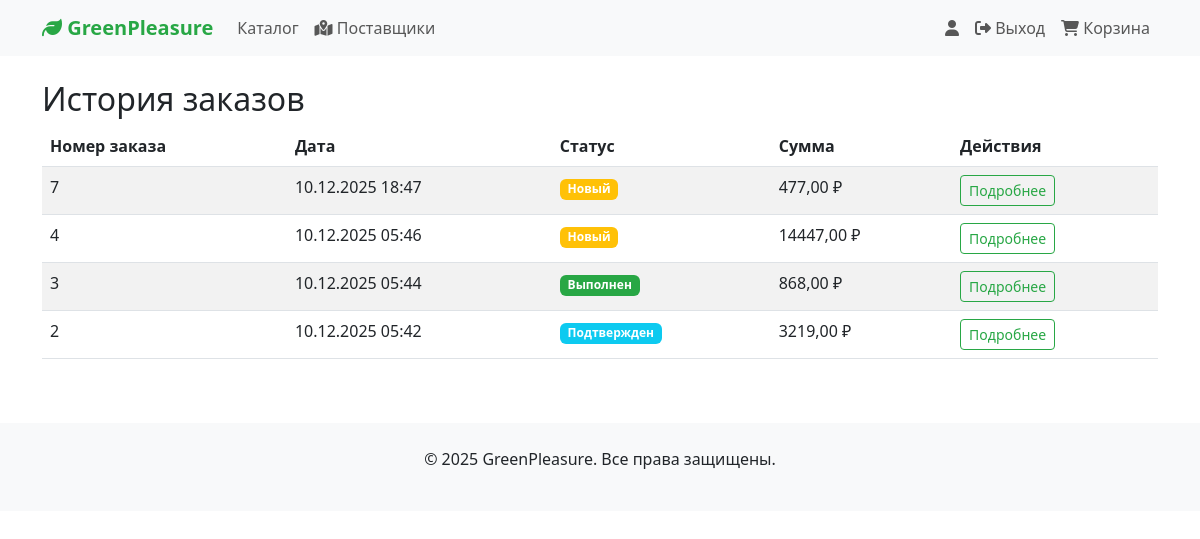
/orders/orders/ (signed in), run on the app's committed database.
### orders/models.py (models this page shows, shortened)
class Order(models.Model):
    STATUS_CHOICES = (
        ('new', 'Новый'),
        ('confirmed', 'Подтвержден'),
        ('completed', 'Выполнен'),
    )
    user = models.ForeignKey(User, on_delete=models.CASCADE, verbose_name="Пользователь")
    phone = models.CharField(max_length=20, verbose_name="Телефон")
    address = models.TextField(verbose_name="Адрес")
    created_at = models.DateTimeField(auto_now_add=True, verbose_name="Дата создания")
    status = models.CharField(max_length=20, choices=STATUS_CHOICES, default='new', verbose_name="Статус")
    class Meta:
        verbose_name = "Заказ"
        verbose_name_plural = "Заказы"
        ordering = ['-created_at']
    def total_price(self):
        return sum(item.price_at_order * item.quantity for item in self.items.all())

class OrderItem(models.Model):
    order = models.ForeignKey(Order, related_name='items', on_delete=models.CASCADE, verbose_name="Заказ")
    product = models.ForeignKey(Product, on_delete=models.CASCADE, verbose_name="Товар")
    quantity = models.PositiveIntegerField(default=1, verbose_name="Количество")
    price_at_order = models.DecimalField(max_digits=10, decimal_places=2, verbose_name="Цена на момент заказа")
    class Meta:
        verbose_name = "Элемент заказа"
        verbose_name_plural = "Элементы заказа"

### orders/views.py (the view)
# urls.py: path('orders/', OrderListView.as_view(), name='order_list'),
class OrderListView(LoginRequiredMixinWithMessage, ListView):
    model = Order
    template_name = 'orders/order_list.html'
    context_object_name = 'orders'
    paginate_by = 10
    def get_queryset(self):
        return Order.objects.filter(user=self.request.user).prefetch_related('items__product').order_by('-created_at')

### orders/context_processors.py (called while the page is built)
def cart_context_processor(request):
    cart = request.session.get('cart', {})
    cart_count = sum(item['quantity'] for item in cart.values())
    cart_total = sum(float(item['price']) * item['quantity'] for item in cart.values())
    return {
        'cart_count': cart_count,
        'cart_total': cart_total
    }

### orders/mixins.py (called while the page is built)
    def dispatch(self, request, *args, **kwargs):
        if not request.user.is_authenticated:
            messages.info(request, "Для оформления заказа войдите в систему")
            return self.handle_no_permission()
        return super().dispatch(request, *args, **kwargs)

### products/templates/orders/order_list.html (shortened to what this page needs)
{% extends 'base.html' %}
{% block content %}
<div class="row">
    <div class="col-12">
        <h2>История заказов</h2>
    </div>
</div>
{% if orders %}
    <div class="row">
        <div class="col-12">
            <div class="table-responsive">
                <table class="table table-striped">
                    <thead>
                        <tr>
                            <th>Номер заказа</th>
                            <th>Дата</th>
                            <th>Статус</th>
                            <th>Сумма</th>
                            <th>Действия</th>
                        </tr>
                    </thead>
                    <tbody>
                        {% for order in orders %}
                            <tr>
                                <td>{{ order.id }}</td>
                                <td>{{ order.created_at|date:"d.m.Y H:i" }}</td>
                                <td>
                                    {% if order.status == 'new' %}
                                        <span class="badge bg-warning">Новый</span>
                                    {% elif order.status == 'confirmed' %}
                                        <span class="badge bg-info">Подтвержден</span>
                                    {% elif order.status == 'completed' %}
                                        <span class="badge bg-success">Выполнен</span>
                                    {% endif %}
                                </td>
                                <td>{{ order.total_price }} ₽</td>
                                <td>
                                    <a href="{% url 'orders:order_detail' order.pk %}" class="btn btn-sm btn-outline-primary">Подробнее</a>
                                </td>
                            </tr>
                        {% endfor %}
                    </tbody>
                </table>
            </div>
        </div>
    </div>
{% endif %}
{% endblock %}

### products/static/css/style.css (style rules this page uses)
.btn-outline-primary { color: #28a745; border-color: #28a745; }
.badge.bg-success { background-color: #28a745 !important; }

### data on the page
Order: id "7", created_at "10.12.2025 18:47", status "Новый", total_price "477,00"
Order: id "4", created_at "10.12.2025 05:46", status "Новый", total_price "14447,00"
Order: id "3", created_at "10.12.2025 05:44", status "Выполнен", total_price "868,00"
Order: id "2", created_at "10.12.2025 05:42", status "Подтвержден", total_price "3219,00"
